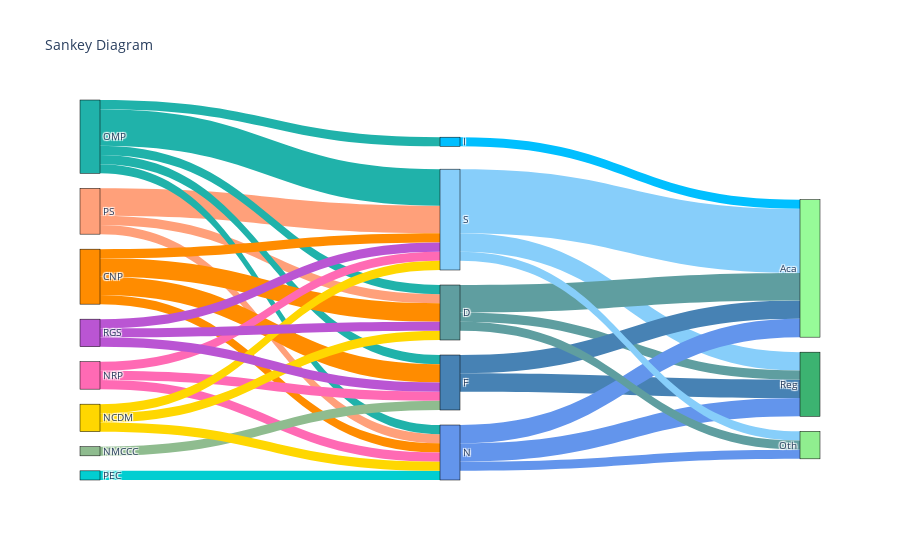

Here is the notebook cell this chart was saved with:
### Code cell
def find_distance_sankey(mid, target):
    global sankey_df
    return sankey_df.loc[sankey_df['LABEL'] == mid, target].values[0]
start = list(sankey_df.columns[1:9])
middle = list(sankey_df['LABEL'].unique())
end = list(sankey_df.columns[9:])

labels = start + middle + end

source = []
target = []
value = []

node_indices = {x: i for i, x in enumerate(labels)}

for s in start:
    for m in middle:
        dist = find_distance_sankey(m, s)
        
        if dist > 0:
            source.append(node_indices[s])
            target.append(node_indices[m])
            value.append(dist)

for e in end:
    for m in middle:
        dist = find_distance_sankey(m, e)
        
        if dist > 0:
            source.append(node_indices[m])
            target.append(node_indices[e])
            value.append(dist)

colors = ['#FFA07A', '#20B2AA', '#FF8C00', '#FF6AB4', '#8FBC8F', 
        '#02CED1', '#FFD701', '#BA55D3', '#87CEFA', '#4782B4',
        '#5F9EA0', '#6395EC', '#00BFFF', '#3CB371', '#97FB98', 
        '#90EE8F' ]

link_colors = [colors[src] for src in source]

fig = go.Figure(go.Sankey(
    node=dict(
        pad=15,
        thickness=20,
        line=dict(color="black", width=0.5),
        label=labels,
        color=colors
    ),
    link=dict(
        source=source,
        target=target,
        value=value,
        color=link_colors
    )
))

fig.update_layout(title_text="Sankey Diagram", font_size=10)
# fig.show()

Image("./assets/sankey_diagram.png")

### Figure 1 — Plotly figure (JSON) as saved in the notebook; plotly's stock layout.template omitted (floating-point values rounded to 4 significant figures)
{"data": [{"link": {"color": ["#FFA07A", "#FFA07A", "#FFA07A", "#20B2AA", "#20B2AA", "#20B2AA", "#20B2AA", "#20B2AA", "#FF8C00", "#FF8C00", "#FF8C00", "#FF8C00", "#FF6AB4", "#FF6AB4", "#FF6AB4", "#8FBC8F", "#02CED1", "#FFD701", "#FFD701", "#FFD701", "#BA55D3", "#BA55D3", "#BA55D3", "#87CEFA", "#4782B4", "#5F9EA0", "#6395EC", "#87CEFA", "#4782B4", "#5F9EA0", "#6395EC", "#00BFFF", "#87CEFA", "#5F9EA0", "#6395EC"], "source": [0, 0, 0, 1, 1, 1, 1, 1, 2, 2, 2, 2, 3, 3, 3, 4, 5, 6, 6, 6, 7, 7, 7, 8, 9, 10, 11, 8, 9, 10, 11, 12, 8, 10, 11], "target": [8, 10, 11, 8, 9, 10, 11, 12, 8, 9, 10, 11, 8, 9, 11, 9, 11, 8, 10, 11, 8, 9, 10, 13, 13, 13, 13, 14, 14, 14, 14, 14, 15, 15, 15], "value": [3, 1, 1, 4, 1, 1, 1, 1, 1, 2, 2, 1, 1, 1, 1, 1, 1, 1, 1, 1, 1, 1, 1, 2, 2, 1, 2, 7, 2, 3, 2, 1, 1, 1, 1]}, "node": {"color": ["#FFA07A", "#20B2AA", "#FF8C00", "#FF6AB4", "#8FBC8F", "#02CED1", "#FFD701", "#BA55D3", "#87CEFA", "#4782B4", "#5F9EA0", "#6395EC", "#00BFFF", "#3CB371", "#97FB98", "#90EE8F"], "label": ["PS", "OMP", "CNP", "NRP", "NMCCC", "PEC", "NCDM", "RGS", "S", "F", "D", "N", "I", "Reg", "Aca", "Oth"], "line": {"color": "black", "width": 0.5}, "pad": 15, "thickness": 20}, "type": "sankey"}], "layout": {"font": {"size": 10}, "title": {"text": "Sankey Diagram"}}}
